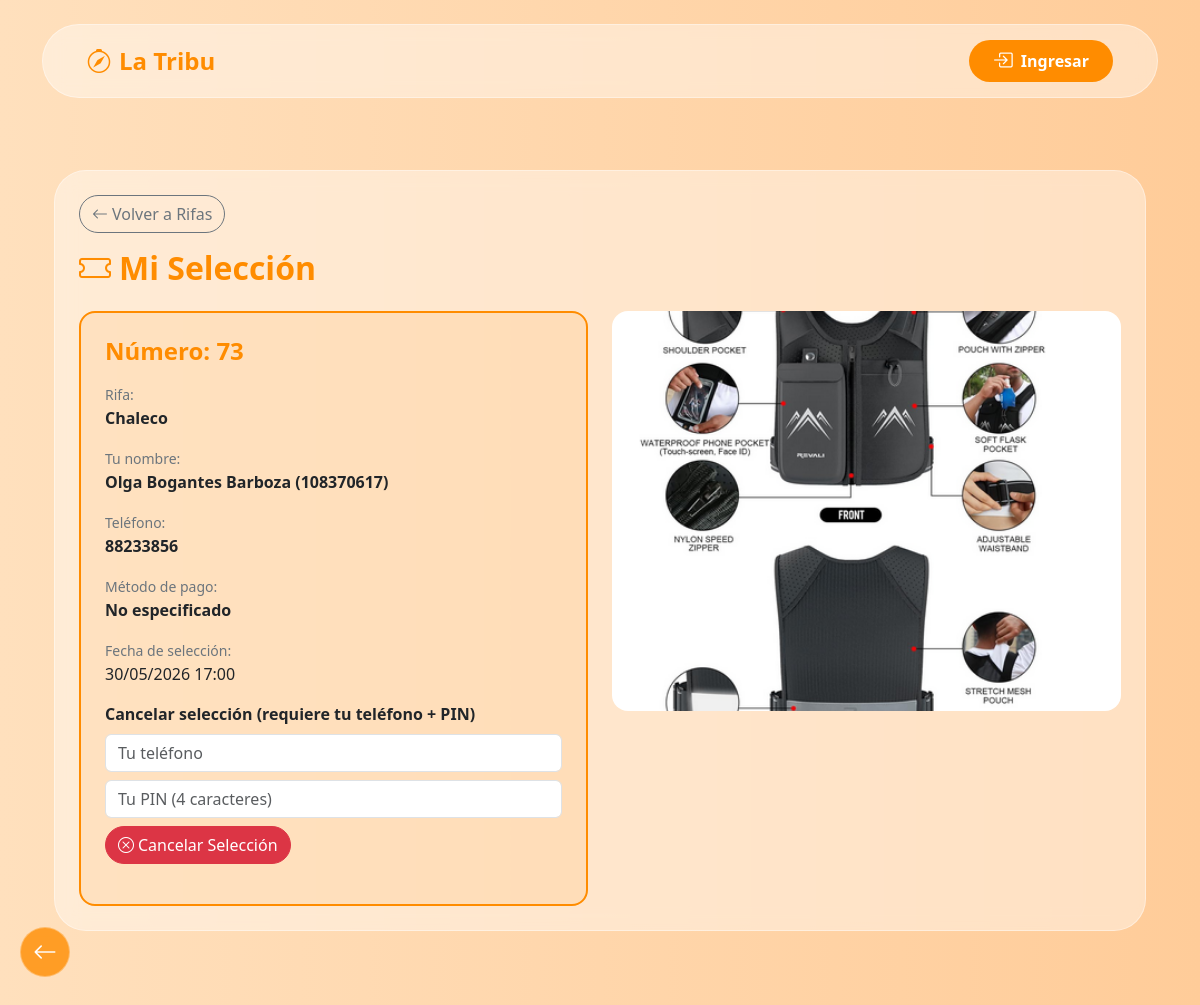
/rifas/mi-seleccion/2, run on the app's committed database.
### models_rifas.py (models this page shows)
class RaffleSelection(db.Model):
    __tablename__ = 'raffle_selection'
    id = db.Column(db.Integer, primary_key=True)
    raffle_id = db.Column(db.Integer, db.ForeignKey('raffle.id'), nullable=False)
    number = db.Column(db.String(5), nullable=False)
    customer_name = db.Column(db.String(200), nullable=False)
    customer_phone = db.Column(db.String(50), nullable=False)
    customer_cedula = db.Column(db.String(50))
    pin = db.Column(db.String(10), nullable=False)
    selection_password = db.Column(db.String(100), nullable=False, default='', server_default='')
    created_at = db.Column(db.DateTime, default=datetime.utcnow)
    is_canceled = db.Column(db.Boolean, default=False)
    is_paid = db.Column(db.Boolean, default=False)
    payment_method = db.Column(db.String(50), default='No especificado')
    sinpe_name = db.Column(db.String(200))
    sinpe_phone = db.Column(db.String(50))
    __table_args__ = (db.UniqueConstraint('raffle_id', 'number', name='_raffle_number_uc'),)

class Raffle(db.Model):
    __tablename__ = 'raffle'
    id = db.Column(db.Integer, primary_key=True)
    raffle_number = db.Column(db.String(50), unique=True, nullable=False)
    name = db.Column(db.String(200), nullable=False)
    price = db.Column(db.Float, nullable=False)
    prize = db.Column(db.String(500), nullable=False)
    detail = db.Column(db.Text, nullable=False)
    raffle_date = db.Column(db.Date, nullable=False)
    raffle_time = db.Column(db.String(50))
    image_filename = db.Column(db.String(255), nullable=False)
    winning_numbers = db.Column(db.Text, default='[]')
    sinpe_name_default = db.Column(db.String(200))
    sinpe_phone_default = db.Column(db.String(50))
    created_at = db.Column(db.DateTime, default=datetime.utcnow)
    is_active = db.Column(db.Boolean, default=True)
    selections = db.relationship('RaffleSelection', backref='raffle', lazy=True, cascade='all, delete-orphan')

### routes/rifas_public.py (the view)
@bp.route('/rifas/mi-seleccion/<int:selection_id>')
def mi_seleccion(selection_id):
    selection = RaffleSelection.query.get_or_404(selection_id)
    if not selection.raffle.is_active:
        flash('Esta rifa no está activa', 'warning')
        return redirect(url_for('main.list_rifas'))
    try:
        winners = json.loads(selection.raffle.winning_numbers) if selection.raffle.winning_numbers else []
    except Exception:
        winners = []
    is_winner = selection.number in winners if not selection.is_canceled else False
    return render_template('mi_seleccion.html', selection=selection, winners=winners, is_winner=is_winner)

### routes/__init__.py (called while the page is built)
@bp.before_request
def ensure_session_avatar():
    if 'user_id' in session:
        if 'avatar' not in session or 'email' not in session:
            user = User.query.get(session['user_id'])
            if user:
                if 'avatar' not in session:
                    session['avatar'] = user.avatar or ''
                if 'email' not in session:
                    session['email'] = user.email or ''

### templates/mi_seleccion.html (shortened to what this page needs)
{% extends "base.html" %}
{% block content %}
<div class="container mt-4">
    <div class="glass-panel rounded-5 p-4">
        <a href="{{ url_for('main.list_rifas') }}" class="btn btn-outline-secondary rounded-pill mb-3">
            <i class="bi bi-arrow-left me-1"></i>Volver a Rifas
        </a>
        <h2 class="fw-bold text-orange mb-4"><i class="bi bi-ticket me-2"></i>Mi Selección</h2>
        <div class="row g-4">
            <div class="col-12 col-md-6">
                <div class="rounded-4 p-4" style="background: rgba(255,140,0,0.1); border: 2px solid #ff8c00;">
                    <h4 class="fw-bold text-orange mb-3">Número: {{ selection.number }}</h4>
                    <div class="mb-3">
                        <small class="text-secondary">Rifa:</small>
                        <div class="fw-bold">{{ selection.raffle.name }}</div>
                    </div>
                    <div class="mb-3">
                        <small class="text-secondary">Tu nombre:</small>
                        <div class="fw-bold">{{ selection.customer_name }}</div>
                    </div>
                    <div class="mb-3">
                        <small class="text-secondary">Teléfono:</small>
                        <div class="fw-bold">{{ selection.customer_phone }}</div>
                    </div>
                    <div class="mb-3">
                        <small class="text-secondary">Método de pago:</small>
                        <div class="fw-bold">{{ selection.payment_method }}</div>
                    </div>
                    <div class="mb-3">
                        <small class="text-secondary">Fecha de selección:</small>
                        <div>{{ selection.created_at.strftime('%d/%m/%Y %H:%M') }}</div>
                    </div>
                    {% if selection.is_canceled %}
                    <div class="alert alert-danger rounded-3">
                        Esta selección ha sido cancelada.
                    </div>
                    {% elif is_winner %}
                    <div class="alert alert-warning rounded-3">
                        <strong>🎉 ¡FELICIDADES! ¡GANADOR!</strong>
                    </div>
                    {% else %}
                    <div class="mb-3">
                        <label class="form-label fw-bold">Cancelar selección (requiere tu teléfono + PIN)</label>
                        <input type="text" id="cancelPhone" class="form-control mb-2" placeholder="Tu teléfono">
                        <input type="text" id="cancelPin" class="form-control mb-2" placeholder="Tu PIN (4 caracteres)" maxlength="4" pattern="[A-Za-z0-9]{4}">
                        <button onclick="cancelarSeleccion()" class="btn btn-danger rounded-pill">
                            <i class="bi bi-x-circle me-1"></i>Cancelar Selección
                        </button>
                    </div>
                    {% endif %}
                </div>
            </div>
            <div class="col-12 col-md-6">
                <img src="{{ url_for('static', filename='uploads/rifas/' + selection.raffle.image_filename) }}"
                     class="rounded-4 w-100" style="max-height: 400px; object-fit: cover;" alt="{{ selection.raffle.name }}">
            </div>
        </div>
    </div>
</div>
{% endblock %}

### static/css/global.css (style rules this page uses)
:root { --bg-dark: #1e1e1e; --bg-darker: #121212; --text-light: #f1f1f1; --primary-orange: #ff8c00; --primary-hover: #e07b00; --nav-mobile-height: 65px; }
.text-orange { color: var(--primary-orange) !important; }
a { color: var(--primary-orange); text-decoration: none; }

### static/css/base.css (style rules this page uses)
body { background: linear-gradient(to right, #ffe0bd 0%, #ffcc99 100%); background-attachment: fixed; min-height: 100vh; display: flex; flex-direction: column; }
.glass-panel { background: rgba(255, 255, 255, 0.4); backdrop-filter: blur(10px); -webkit-backdrop-filter: blur(10px); border: 1px solid rgba(255, 255, 255, 0.4); box-shadow: 0 8px 32px 0 rgba(31, 38, 135, 0.05); }
*, *::before, *::after { box-shadow: none !important; text-shadow: none !important; }

### templates/partials/base_styles.html (style rules this page uses)
*, *::before, *::after { box-shadow: none !important; text-shadow: none !important; }

### data on the page
RaffleSelection: number "73", customer_name "Olga Bogantes Barboza (108370617)", customer_phone "88233856", payment_method "No especificado", created_at "30/05/2026 17:00"
Raffle: raffle.name "Chaleco", image_filename (picture)
